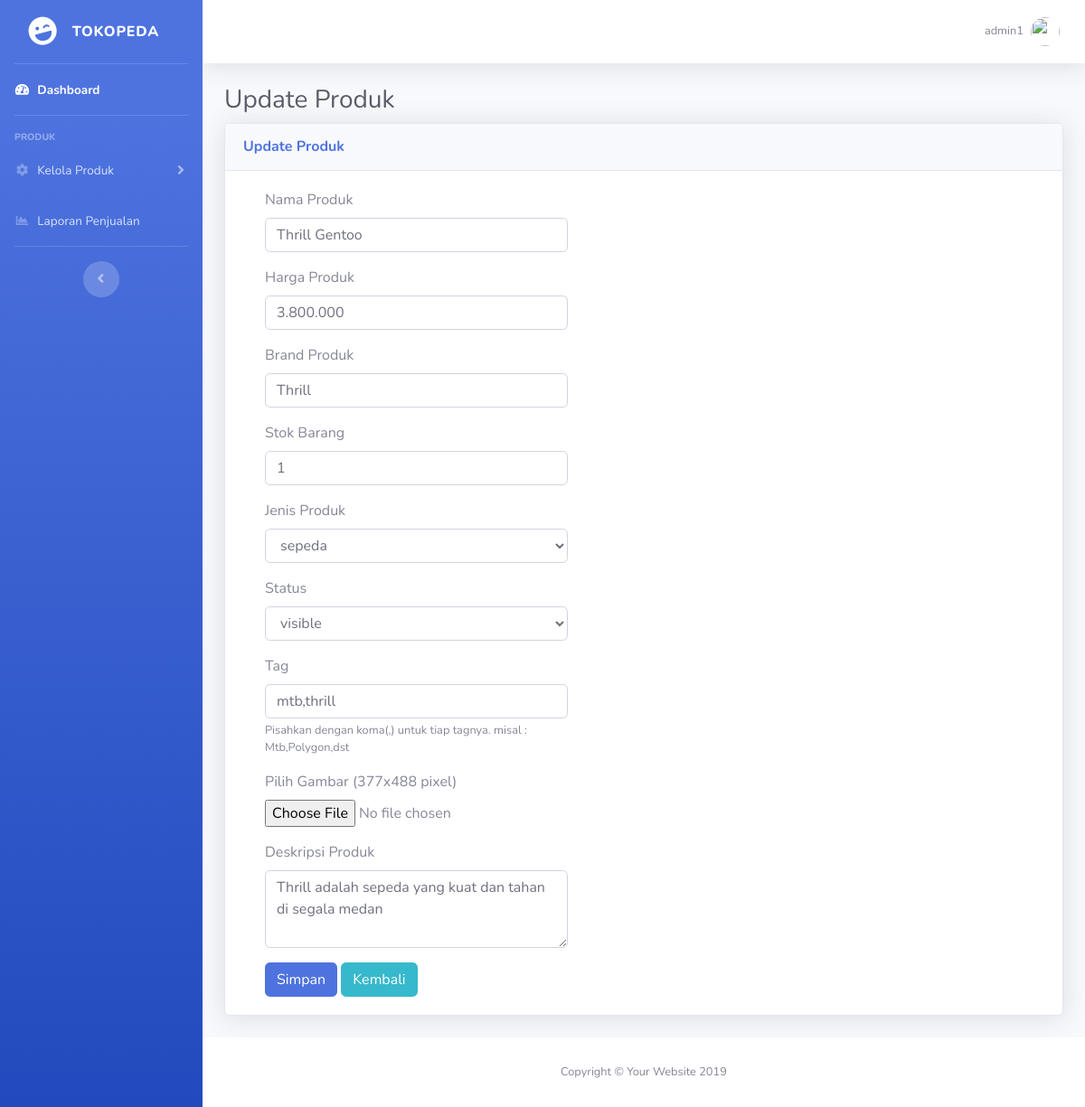
The page /public/AdminPage/formUpdate/2 (signed in) on the database its author committed.
### tables this page shows
CREATE TABLE `product` (
  `product_id` int(11) NOT NULL,
  `product_name` varchar(255) NOT NULL,
  `product_price` varchar(255) NOT NULL,
  `stock` int(11) NOT NULL,
  `kind` varchar(255) NOT NULL,
  `status` enum('hidden','visible','','') NOT NULL,
  `weight` float NOT NULL,
  `product_brand` varchar(255) NOT NULL,
  `date_created` datetime NOT NULL DEFAULT CURRENT_TIMESTAMP,
  `updated_at` datetime NOT NULL DEFAULT CURRENT_TIMESTAMP,
  `description` varchar(255) NOT NULL,
  `tags` varchar(255) NOT NULL,
  `product_image` varchar(255) NOT NULL
);

### app/core/Controller.php (called while the page is built, shortened)
<?php
class Controller{
    public function view($view,$data=[]){
        require_once "../app/views/".$view.".php";
    }
    public function model($model){
        return new $model;
    }
}

### app/controllers/AdminPage.php (called while the page is built, shortened)
<?php
class AdminPage extends Controller{
    public function formUpdate($id){
        $data["product"] = $this->model("Produk_model")->getProductById($id);
        $this->view("admin-page/form-update",$data);
    }
}

### app/core/App.php (called while the page is built, shortened)
<?php
class App{
    protected $method = "index";
    protected $params = [];
    public function __construct(){
        $url = $this->parseURL();
        if(file_exists("../app/controllers/".$url[0].".php")){
            unset($url[0]);
        }
        $this->controller = new $this->controller;
        if(isset($url[1]) ){
            if(method_exists($this->controller,$url[1])){
                $this->method = $url[1];
                unset($url[1]);
            }
        }
        if(!empty($url)){
            $this->params = array_values($url);
        }
        call_user_func_array([$this->controller,$this->method],$this->params);
    }
    public function parseURL(){
        if(isset($_GET["url"])){
            $url = rtrim($_GET['url'],"/");
            $url = filter_var($url,FILTER_SANITIZE_URL);
            $url = explode("/",$url);
            return $url;
        }
    }
}

### public/index.php (called while the page is built, shortened)
<?php
$app = new App;

### app/core/Database.php (called while the page is built, shortened)
<?php
class Database{
    private $host = DB_HOST;
    private $username = DB_USERNAME;
    private $password = DB_PASSWORD;
    private $db_name = DB_NAME;
    private $dbh;
    private $stmt;
    public function __construct(){
        $dsn = "mysql:host=".$this->host.";dbname=".$this->db_name;
        $option = [
            PDO::ATTR_PERSISTENT => true,
            PDO::ATTR_ERRMODE => PDO::ERRMODE_EXCEPTION
        ];
        try{
            $this->dbh = new PDO($dsn,$this->username,$this->password,$option);
        } catch(PDOException $e) {
            die($e->getmessage());
        }
    }
    public function query($query){
        $this->stmt = $this->dbh->prepare($query);
    }
    public function bind($param,$value,$type=null){
        if(is_null($type)){
            switch(true){
                default:
                    $type = PDO::PARAM_STR;
            }
        }
        $this->stmt->bindValue($param,$value,$type);
    }
    public function execute(){
        $this->stmt->execute();
    }
    public function single(){
        $this->execute();
        return $this->stmt->fetch(PDO::FETCH_ASSOC);
    }
}

### app/models/Produk_model.php (called while the page is built, shortened)
<?php
class Produk_model{
    private $table = "product";
    private $db;
    public function __construct(){
        $this->db = new Database;
    }
    public function getProductById($id){
        $this->db->query("SELECT * FROM ".$this->table." WHERE product_id=:id");
        $this->db->bind("id",$id);
        return $this->db->single();
    }
}

### app/views/admin-page/form-update.php (the view, shortened to what this page needs)
<div class="container-fluid">
   <h1 class="h3 mb-2 text-gray-800">Update Produk</h1>
   <div class="card shadow mb-4">
       <div class="card-header py-3">
           <h6 class="m-0 font-weight-bold text-primary">Update Produk</h6>
       </div>
       <div class="card-body">
           <div class="container">
               <div class="row">
                   <div class="col-md-5">
                       <form action="<?= BASE_URL ?>/AdminPage/ubah" method="POST">
                           <div class="form-group">
                               <label for="nama-produk">Nama Produk</label>
                               <input type="text" class="form-control" id="nama-produk" name="nama-produk" value="<?=$data["product"]["product_name"]?>" required>
                           </div>
                           <div class="form-group">
                               <label for="harga-produk">Harga Produk</label>
                               <input type="text" class="form-control" id="harga-produk" name="harga-produk" value="<?=$data["product"]["product_price"]?>" required>
                           </div>
                           <div class="form-group">
                               <label for="brand-produk">Brand Produk</label>
                               <input type="text" class="form-control" id="brand-produk" name="brand-produk" value="<?=$data["product"]["product_brand"]?>" required>
                           </div>
                           <div class="form-group">
                               <label for="stock">Stok Barang</label>
                               <input type="text" class="form-control" id="stock" name="stock" value="<?=$data["product"]["stock"]?>" required>
                           </div>
                           <div class="form-group">
                               <label for="jenis-produk">Jenis Produk</label>
                               <select class="form-control" id="jenis-produk" name="jenis-produk" required>
                                   <option value="sepeda">sepeda</option>
                               </select>
                           </div>
                           <div class="form-group">
                               <label for="status">Status</label>
                               <select class="form-control" name="status" id="status" required>
                                   <option value="visible">visible</option>
                               </select>
                           </div>
                           <div class="form-group">
                               <label for="tag">Tag</label>
                               <input type="text" class="form-control" id="tag" name="tag" value="<?=$data["product"]["tags"]?>" required>
                               <small id="emailHelp" class="form-text text-muted">Pisahkan dengan koma(,) untuk tiap tagnya. misal : Mtb,Polygon,dst</small>
                           </div>
                           <div class="form-group">
                               <label for="gambar-produk">Pilih Gambar (377x488 pixel)</label>
                               <input type="file" class="form-control-file" id="gambar-produk">
                           </div>
                           <div class="form-group">
                               <label for="deskripsi">Deskripsi Produk</label>
                               <textarea class="form-control" id="deskripsi" name="deskripsi" rows="3" style="text-align:left"><?=$data["product"]["description"]?></textarea>
                           </div>
                           <button type="submit" class="btn btn-primary">Simpan</button>
                           <a href="<?=BASE_URL?>/AdminPage/edit" class="btn btn-info">Kembali</a>
                       </form>
                   </div>
               </div>
           </div>
       </div>
   </div>
</div>

### rows shown on the page
product: nama-produk "Thrill Gentoo", harga-produk "3.800.000", brand-produk "Thrill", stock "1", tag "mtb,thrill", deskripsi "Thrill adalah sepeda yang kuat dan tahan di segala medan"

### other values the page prints
$_SESSION["username"] "admin1"
